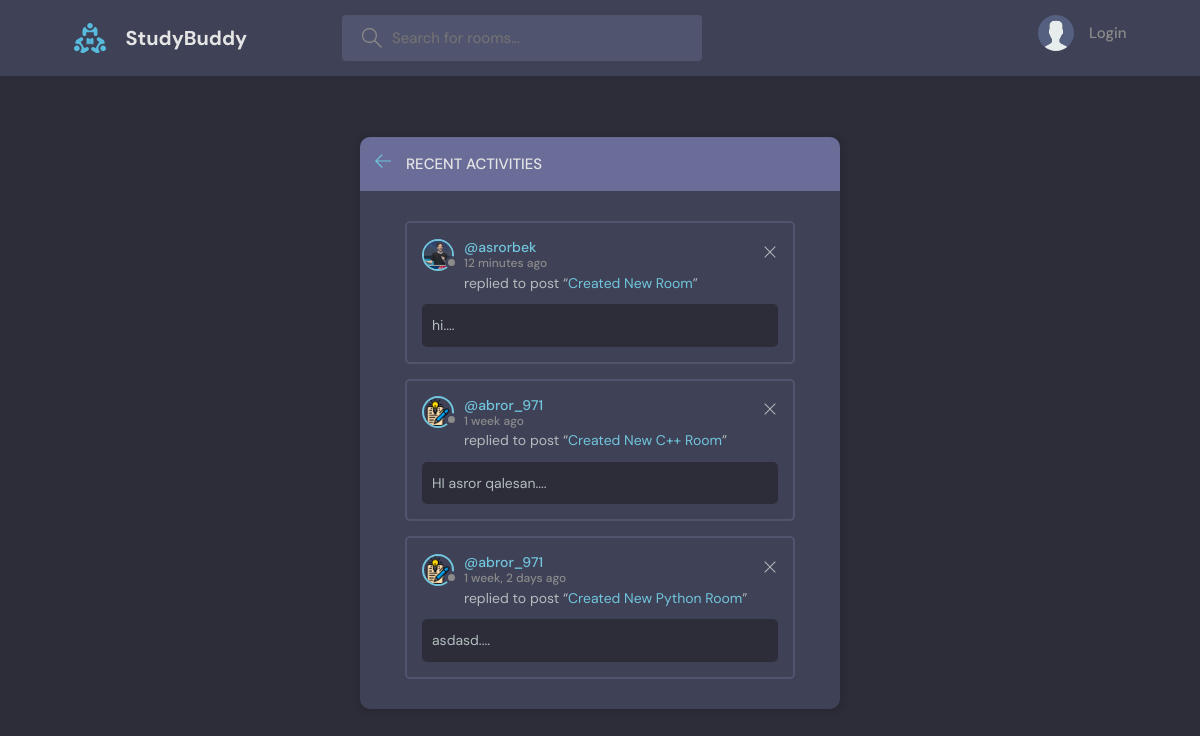
Before: /activity with the older database file.
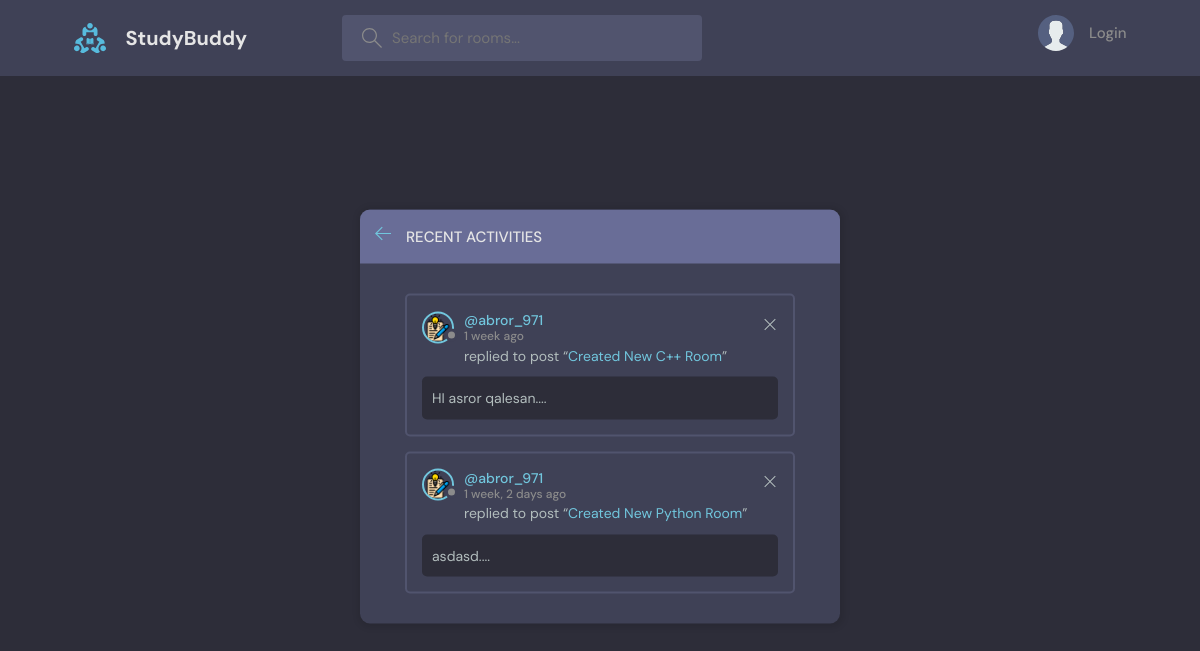
After: the same page with the newer database file.
### base/models.py (models this page shows, shortened)
class Message(models.Model):
  user = models.ForeignKey(User, on_delete=models.CASCADE, default=None)
  room = models.ForeignKey(Room, on_delete=models.CASCADE, default=None)
  body = models.TextField(default=None)
  updated = models.DateTimeField(auto_now=True)
  created = models.DateTimeField(auto_now_add=True)
  class Meta:
    db_table = "Message"
    ordering = ["-created", "-updated"]

class User(AbstractUser):
  name = models.CharField(max_length=200, null=True)
  email = models.EmailField(unique=True, null=True)
  bio = models.TextField(null=True)
  avatar = models.ImageField(null=True, default="avatar.svg")
  USERNAME_FIELD = 'email'
  REQUIRED_FIELDS = []

class Room(models.Model):
  host = models.ForeignKey(User, on_delete=models.CASCADE, default=None)
  topic = models.ForeignKey(Topic, on_delete=models.CASCADE, default=None)
  name = models.CharField(max_length=200, default=None)
  participants = models.ManyToManyField(User, related_name='participants', blank=True)
  description = models.TextField(default=None)
  updated = models.DateTimeField(auto_now=True)
  created = models.DateTimeField(auto_now_add=True)
  class Meta:
    db_table = "Room"
    ordering = ["-created", "-updated"]

### base/views.py (the view)
# urls.py: path('activity', views.activityPage, name="acticity"),
def activityPage(request):
  room_messages = Message.objects.filter()
  return render(request, 'activity.html', {'room_messages': room_messages})

### templates/activity.html
{% extends 'main.html' %}
{% block content %}
  <main class="layout">
    <div class="container">
      <div class="layout__box">
        <div class="layout__boxHeader">
          <div class="layout__boxTitle">
            <a href="{% url 'home' %}">
              <svg version="1.1" xmlns="http://www.w3.org/2000/svg" width="32" height="32" viewBox="0 0 32 32">
                <title>arrow-left</title>
                <path
                  d="M13.723 2.286l-13.723 13.714 13.719 13.714 1.616-1.611-10.96-10.96h27.625v-2.286h-27.625l10.965-10.965-1.616-1.607z"
                ></path>
              </svg>
            </a>
            <h3>Recent Activities</h3>
          </div>
        </div>
        <div class="activities-page layout__body">
          {% for message in room_messages %}
            <div class="activities__box">
              <div class="activities__boxHeader roomListRoom__header">
                <a href="{% url 'user-profile' message.user.id %}" class="roomListRoom__author">
                  <div class="avatar avatar--small">
                    <img src="/static/images/{{ message.user.avatar.url }}"/>
                  </div>
                  <p>
                    @{{ message.user.username }}
                    <span>{{ message.created|timesince }} ago</span>
                  </p>
                </a>
                <div class="roomListRoom__actions">
                  <a href="{% url 'delete-message' message.id %}">
                    <svg version="1.1" xmlns="http://www.w3.org/2000/svg" width="32" height="32" viewBox="0 0 32 32">
                      <title>remove</title>
                      <path
                        d="M27.314 6.019l-1.333-1.333-9.98 9.981-9.981-9.981-1.333 1.333 9.981 9.981-9.981 9.98 1.333 1.333 9.981-9.98 9.98 9.98 1.333-1.333-9.98-9.98 9.98-9.981z"
                      ></path>
                    </svg>
                  </a>
                </div>
              </div>
              <div class="activities__boxContent">
                <p>replied to post “<a href="{% url 'room' message.room.id %}">{{ message.room.name }}</a>”</p>
                <div class="activities__boxRoomContent">
                  {{ message.body }}....
                </div>
              </div>
            </div>
          {% endfor %}
        </div>
      </div>
    </div>
  </main>
{% endblock content %}

Changed rows visible on the page:
removed Message: user.avatar (picture), user.username "asrorbek", created "12 minutes", room.name "Created New Room", body "hi"
